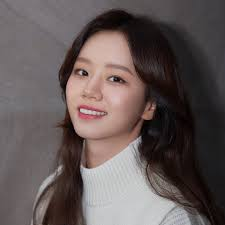
#> input picture PythonLearn/opencv/TrainFaces/LHL/1.jpg, 225 x 225 px, given in place of 1.png, which was not available
$ jupyter execute 14-Threshold.ipynb   (text cells are left out)
#> lines starting #> are read from the running program, lines starting #| are printed output that depends on the picture; after the words box and inside, x2 and y2 are one past the last pixel; in counts of white or black regions, pixels touching at a corner belong together; pictures that were not available may be replaced by others from this repository, and a replacement may not be noted
[cell 1]
import cv2 as cv

img = cv.imread("Photos/1.png")
#> img is the input picture: shape (225, 225, 3); mean B, G, R 86.7, 87.6, 98.8
img = cv.resize(img, None, None, fx=0.2, fy=0.2)
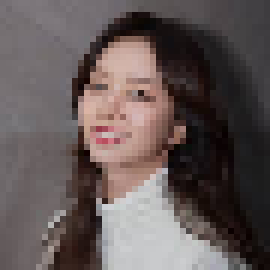
#> img: shape (45, 45, 3) (shown 6 times larger); mean B, G, R 86.8, 87.8, 98.9
cv.imshow("Image", img)

gray = cv.cvtColor(img, cv.COLOR_BGR2GRAY)
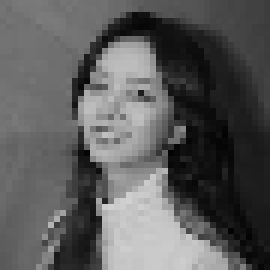
#> gray: shape (45, 45) (shown 6 times larger); min 3, max 209, mean 91
cv.imshow("Gray", gray)

# Simple Thresholding
threshold, thresh = cv.threshold(gray, 100, 255, cv.THRESH_BINARY)
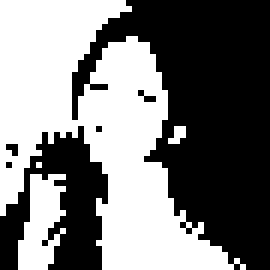
#> thresh: shape (45, 45) (shown 6 times larger); 48% white; 4 white regions (2 under 20 px), largest, box (x1, y1, x2, y2) and area: (0, 0, 41, 45) 881, (3, 29, 11, 45) 85
cv.imshow("Simple Thresholded", thresh)
# Inverse Simple Thresholding
threshold, thresh_inv = cv.threshold(gray, 100, 255, cv.THRESH_BINARY_INV)
cv.imshow("Simple Thresholded Inverse", thresh_inv)
# Adaptive Thresholding
adaptive_thresh = cv.adaptiveThreshold(
    gray, 255, cv.ADAPTIVE_THRESH_MEAN_C, cv.THRESH_BINARY, 11, 20
)
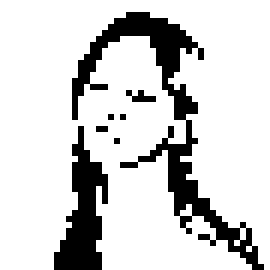
#> adaptive_thresh: shape (45, 45) (shown 6 times larger); 82.4% white; 7 black regions (5 under 20 px), largest, box (x1, y1, x2, y2) and area: (12, 2, 44, 45) 235, (9, 21, 18, 45) 111
cv.imshow("Adaptive Thresholded", adaptive_thresh)

cv.waitKey(0)
cv.destroyAllWindows()

$ run again, with PythonLearn/opencv/TrainFaces/LHL/10.jpg copied over PythonLearn/opencv/TrainFaces/LHL/1.jpg
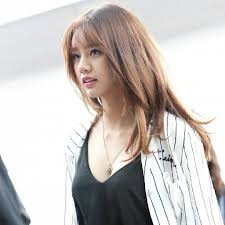
#> input picture PythonLearn/opencv/TrainFaces/LHL/10.jpg, 225 x 225 px, given in place of 1.png, which was not available
#> img is the input picture: shape (225, 225, 3); mean B, G, R 192.2, 195.4, 201.3
#> img: shape (45, 45, 3)
#> `threshold, thresh = cv.threshold(gray, 100, 255, cv.THRESH_BINARY)`:
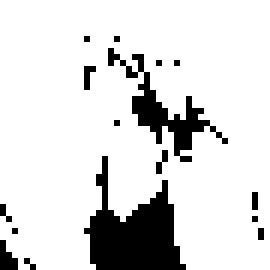
#> thresh: shape (45, 45) (shown 6 times larger); 86% white; 16 black regions (14 under 20 px), largest, box (x1, y1, x2, y2) and area: (14, 26, 31, 45) 164, (18, 8, 38, 27) 83
#> `adaptive_thresh = cv.adaptiveThreshold( gray, 255, cv.ADAPTIVE_THRESH_..`:
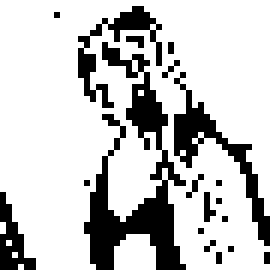
#> adaptive_thresh: shape (45, 45) (shown 6 times larger); 78% white; 19 black regions (15 under 20 px), largest, box (x1, y1, x2, y2) and area: (14, 7, 31, 45) 225, (29, 12, 45, 41) 91, (13, 1, 27, 18) 60, (0, 32, 6, 45) 37

$ run again, with PythonLearn/opencv/TrainFaces/LHL/11.jpg copied over PythonLearn/opencv/TrainFaces/LHL/1.jpg
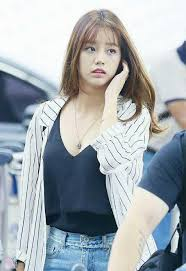
#> input picture PythonLearn/opencv/TrainFaces/LHL/11.jpg, 186 x 271 px, given in place of 1.png, which was not available
#> img is the input picture: shape (271, 186, 3); mean B, G, R 177, 172.1, 164.5
#> img: shape (54, 37, 3)
#> `threshold, thresh = cv.threshold(gray, 100, 255, cv.THRESH_BINARY)`:
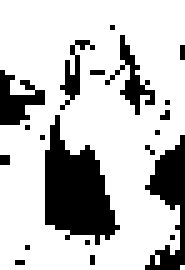
#> thresh: shape (54, 37) (shown 5 times larger); 75.9% white; 20 black regions (15 under 20 px), largest, box (x1, y1, x2, y2) and area: (9, 23, 24, 49) 221, (29, 27, 37, 54) 105, (0, 14, 9, 25) 54, (21, 7, 31, 23) 45, (12, 8, 19, 22) 30
#> `adaptive_thresh = cv.adaptiveThreshold( gray, 255, cv.ADAPTIVE_THRESH_..`:
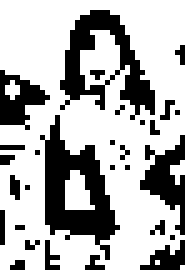
#> adaptive_thresh: shape (54, 37) (shown 5 times larger); 68.8% white; 29 black regions (24 under 20 px), largest, box (x1, y1, x2, y2) and area: (8, 23, 24, 52) 198, (12, 2, 31, 24) 166, (28, 27, 37, 47) 80, (0, 14, 10, 26) 61, (28, 48, 37, 54) 29

$ run again, with PythonLearn/opencv/TrainFaces/LHL/12.jpg copied over PythonLearn/opencv/TrainFaces/LHL/1.jpg
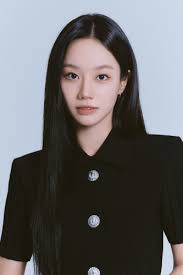
#> input picture PythonLearn/opencv/TrainFaces/LHL/12.jpg, 183 x 275 px, given in place of 1.png, which was not available
#> img is the input picture: shape (275, 183, 3); mean B, G, R 103.6, 102.6, 103.9
#> img: shape (55, 37, 3)
#> `threshold, thresh = cv.threshold(gray, 100, 255, cv.THRESH_BINARY)`:
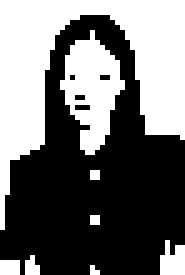
#> thresh: shape (55, 37) (shown 5 times larger); 44.1% white; 8 white regions (5 under 20 px), largest, box (x1, y1, x2, y2) and area: (0, 0, 37, 46) 657, (12, 6, 25, 31) 181, (32, 48, 37, 55) 27
#> `adaptive_thresh = cv.adaptiveThreshold( gray, 255, cv.ADAPTIVE_THRESH_..`:
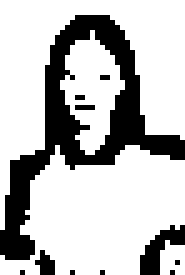
#> adaptive_thresh: shape (55, 37) (shown 5 times larger); 74.3% white; 11 black regions (9 under 20 px), largest, box (x1, y1, x2, y2) and area: (0, 3, 37, 52) 454, (28, 45, 37, 55) 42
